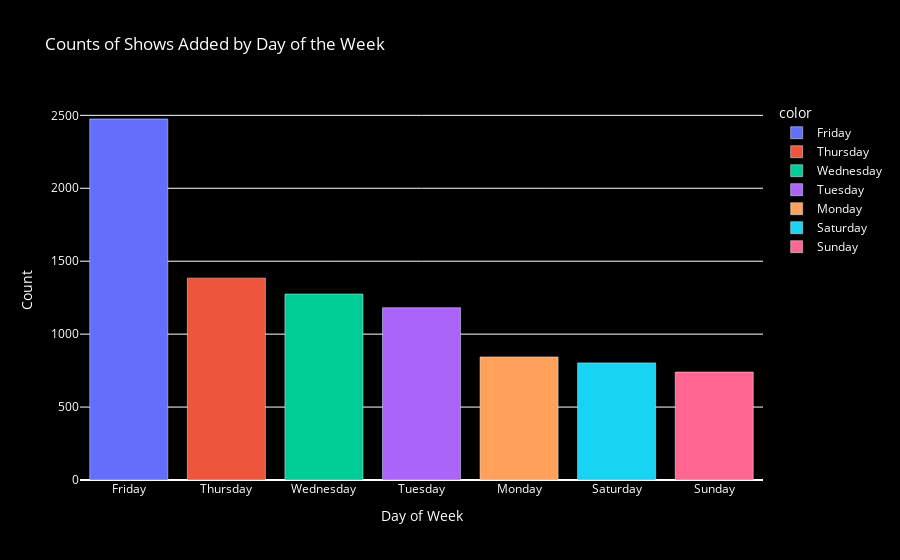

This figure's notebook cell:
### Code cell
day_of_week_counts = df['day_of_week'].value_counts()
 
fig = px.bar(x=day_of_week_counts.index, 
             y=day_of_week_counts.values,
             color=day_of_week_counts.index,   
             labels={'x': 'Day of Week', 'y': 'Count'},
             title='Counts of Shows Added by Day of the Week')
 
fig.update_layout(
    plot_bgcolor='rgba(0,0,0,0)',   
    paper_bgcolor='black',          
    font=dict(color='white'),       
    xaxis=dict(
        title='Day of Week',        
        titlefont=dict(color='white'),   
        tickfont=dict(color='white')     
    ),
    yaxis=dict(
        title='Count',               
        titlefont=dict(color='white'),   
        tickfont=dict(color='white')    
    ),
    bargap=0.2   
)

 
fig.show()

### Figure 1 — Plotly figure (JSON) as saved in the notebook; plotly's stock layout.template omitted (floating-point values rounded to 4 significant figures)
{"data": [{"alignmentgroup": "True", "hovertemplate": "color=Friday<br>Day of Week=%{x}<br>Count=%{y}<extra></extra>", "legendgroup": "Friday", "marker": {"color": "#636efa", "pattern": {"shape": ""}}, "name": "Friday", "offsetgroup": "Friday", "orientation": "v", "showlegend": true, "textposition": "auto", "type": "bar", "x": ["Friday"], "xaxis": "x", "y": [2475], "yaxis": "y"}, {"alignmentgroup": "True", "hovertemplate": "color=Thursday<br>Day of Week=%{x}<br>Count=%{y}<extra></extra>", "legendgroup": "Thursday", "marker": {"color": "#EF553B", "pattern": {"shape": ""}}, "name": "Thursday", "offsetgroup": "Thursday", "orientation": "v", "showlegend": true, "textposition": "auto", "type": "bar", "x": ["Thursday"], "xaxis": "x", "y": [1384], "yaxis": "y"}, {"alignmentgroup": "True", "hovertemplate": "color=Wednesday<br>Day of Week=%{x}<br>Count=%{y}<extra></extra>", "legendgroup": "Wednesday", "marker": {"color": "#00cc96", "pattern": {"shape": ""}}, "name": "Wednesday", "offsetgroup": "Wednesday", "orientation": "v", "showlegend": true, "textposition": "auto", "type": "bar", "x": ["Wednesday"], "xaxis": "x", "y": [1275], "yaxis": "y"}, {"alignmentgroup": "True", "hovertemplate": "color=Tuesday<br>Day of Week=%{x}<br>Count=%{y}<extra></extra>", "legendgroup": "Tuesday", "marker": {"color": "#ab63fa", "pattern": {"shape": ""}}, "name": "Tuesday", "offsetgroup": "Tuesday", "orientation": "v", "showlegend": true, "textposition": "auto", "type": "bar", "x": ["Tuesday"], "xaxis": "x", "y": [1181], "yaxis": "y"}, {"alignmentgroup": "True", "hovertemplate": "color=Monday<br>Day of Week=%{x}<br>Count=%{y}<extra></extra>", "legendgroup": "Monday", "marker": {"color": "#FFA15A", "pattern": {"shape": ""}}, "name": "Monday", "offsetgroup": "Monday", "orientation": "v", "showlegend": true, "textposition": "auto", "type": "bar", "x": ["Monday"], "xaxis": "x", "y": [844], "yaxis": "y"}, {"alignmentgroup": "True", "hovertemplate": "color=Saturday<br>Day of Week=%{x}<br>Count=%{y}<extra></extra>", "legendgroup": "Saturday", "marker": {"color": "#19d3f3", "pattern": {"shape": ""}}, "name": "Saturday", "offsetgroup": "Saturday", "orientation": "v", "showlegend": true, "textposition": "auto", "type": "bar", "x": ["Saturday"], "xaxis": "x", "y": [803], "yaxis": "y"}, {"alignmentgroup": "True", "hovertemplate": "color=Sunday<br>Day of Week=%{x}<br>Count=%{y}<extra></extra>", "legendgroup": "Sunday", "marker": {"color": "#FF6692", "pattern": {"shape": ""}}, "name": "Sunday", "offsetgroup": "Sunday", "orientation": "v", "showlegend": true, "textposition": "auto", "type": "bar", "x": ["Sunday"], "xaxis": "x", "y": [740], "yaxis": "y"}], "layout": {"bargap": 0.2, "barmode": "relative", "font": {"color": "white"}, "legend": {"title": {"text": "color"}, "tracegroupgap": 0}, "paper_bgcolor": "black", "plot_bgcolor": "rgba(0,0,0,0)", "title": {"text": "Counts of Shows Added by Day of the Week"}, "xaxis": {"anchor": "y", "domain": [0, 1], "tickfont": {"color": "white"}, "title": {"font": {"color": "white"}, "text": "Day of Week"}}, "yaxis": {"anchor": "x", "domain": [0, 1], "tickfont": {"color": "white"}, "title": {"font": {"color": "white"}, "text": "Count"}}}}
